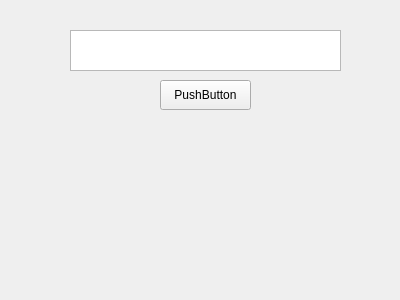
<?xml version="1.0" encoding="UTF-8"?>
<ui version="4.0">
 <class>ReadGM</class>
 <widget class="QWidget" name="ReadGM">
  <property name="geometry">
   <rect>
    <x>0</x>
    <y>0</y>
    <width>400</width>
    <height>300</height>
   </rect>
  </property>
  <property name="windowTitle">
   <string>Form</string>
  </property>
  <widget class="QPlainTextEdit" name="plainTextEdit">
   <property name="geometry">
    <rect>
     <x>70</x>
     <y>30</y>
     <width>271</width>
     <height>41</height>
    </rect>
   </property>
  </widget>
  <widget class="QPushButton" name="submitEQ">
   <property name="geometry">
    <rect>
     <x>160</x>
     <y>80</y>
     <width>91</width>
     <height>30</height>
    </rect>
   </property>
   <property name="text">
    <string>PushButton</string>
   </property>
  </widget>
 </widget>
 <resources/>
 <connections/>
</ui>
